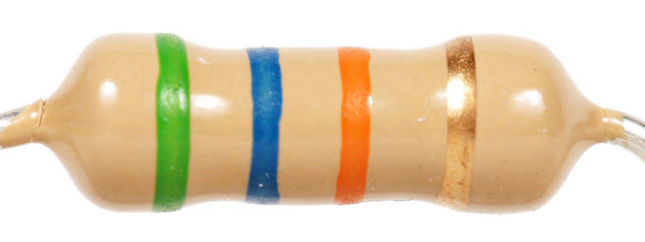
#> input picture git_hup_resistor.jpg, 645 x 242 px, found by its file name
$ python scratch.py
#> lines starting #> are read from the running program, lines starting #| are printed output that depends on the picture; after the words box and inside, x2 and y2 are one past the last pixel; in counts of white or black regions, pixels touching at a corner belong together
import cv2 as cv
import numpy as np
import os

Colour_Range = [
    [(0, 0, 0), (255, 255, 20), "BLACK", 0, (0, 0, 0)],
    [(0, 90, 10), (15, 250, 100), "BROWN", 1, (0, 51, 102)],
    [(0, 30, 80), (10, 255, 200), "RED", 2, (0, 0, 255)],
    [(5, 150, 150), (15, 235, 250), "ORANGE", 3, (0, 128, 255)],  # ok
    [(50, 100, 100), (70, 255, 255), "YELLOW", 4, (0, 255, 255)],
    [(45, 100, 50), (75, 255, 255), "GREEN", 5, (0, 255, 0)],  # ok
    [(100, 150, 0), (140, 255, 255), "BLUE", 6, (255, 0, 0)],  # ok
    [(120, 40, 100), (140, 250, 220), "VIOLET", 7, (255, 0, 127)],
    [(0, 0, 50), (179, 50, 80), "GRAY", 8, (128, 128, 128)],
    [(0, 0, 90), (179, 15, 250), "WHITE", 9, (255, 255, 255)],
]


Red_top_low = (160, 30, 80)
Red_top_high = (179, 255, 200)


def Best_k_filling (binary_image):

    Dtransform=cv.distanceTransform(binary_image, distanceType=cv.DIST_L2, maskSize=5)

    _, maxValue, _, _ = cv.minMaxLoc(Dtransform)

    if int(maxValue) % 2 ==0 :
        maxValue +=1
    if  int(maxValue) < 3  :
        maxValue = 3


    k_fill = cv.getStructuringElement(cv.MORPH_RECT, (int(maxValue*0.9), int(maxValue*0.9)) )

    return k_fill

def find_color_band(image):
    image_hight, image_width = image.shape[:2] # for valid contours

    image_biltrate= cv.bilateralFilter(image, 40, 90, 90) # the values was taken from websites
    image_gray    = cv.cvtColor(image_biltrate, cv.COLOR_BGR2GRAY)
    image_hsv     = cv.cvtColor(image_biltrate, cv.COLOR_BGR2HSV)
    thr= cv.adaptiveThreshold(image_gray, 255, cv.ADAPTIVE_THRESH_MEAN_C, cv.THRESH_BINARY, 79, 3) # the values was taken from websites
    thr_inv= cv.bitwise_not(thr)
    cv.imshow("test", thr_inv)

    all_bands=[]

    for  i,clr in enumerate(Colour_Range):
        mask = cv.inRange(image_hsv,clr[0], clr[1])
        if clr[2] == "RED":
            red_mask= cv.inRange(image_hsv, Red_top_low, Red_top_high)
            mask= cv.bitwise_or(mask, red_mask)
        mask=cv.bitwise_and(mask, thr_inv, mask)
        cv.imshow("mask", mask)

        contour_s, _ = cv.findContours(mask, cv.RETR_EXTERNAL, cv.CHAIN_APPROX_SIMPLE)


        for cont in contour_s :
            if validContours(cont, image_hight, image_width):
                cv.drawContours(image, [cont], -1, (0, 255, 0), 2)

                band=[]
                band.append(clr[2])
                band.append(clr[3])


                x, y, _, _ = cv.boundingRect(cont) # I need to make a function to return a valid countor

                band.append(( x, y ))
                all_bands.append(band)


    rearrange_bands= sorted(all_bands, key=lambda b: b[2][0], reverse=False)  #final step rearrange the bands to ready to extract values
    print(rearrange_bands)
    cv.imshow("the final result", image)


    cv.waitKey(0)
    cv.destroyAllWindows()


def validContours(countors, img_h, img_w):
    area = cv.contourArea(countors)
    x, y, w, h = cv.boundingRect(countors)

    min_area = (img_h * img_w) * 0.003

    aspect_ratio = float(w) / h

    extent = float(area) / (w * h)

    if area > min_area and aspect_ratio < 0.85 and extent > 0.5:
        return True

    return False


image= cv.imread(r"C:\Users\hp\Downloads\python\git_hup_resistor.jpg")
#> image is the input picture: shape (242, 645, 3); mean B, G, R 183.6, 210.5, 227


imag_gray= cv.cvtColor(image, cv.COLOR_BGR2GRAY )

#--------------------filtering---------------------

filter= cv.bilateralFilter(imag_gray, 9, sigmaColor=10, sigmaSpace=10 )
ret1, th1 =cv.threshold(filter, None, 255, cv.THRESH_BINARY_INV + cv.THRESH_OTSU)
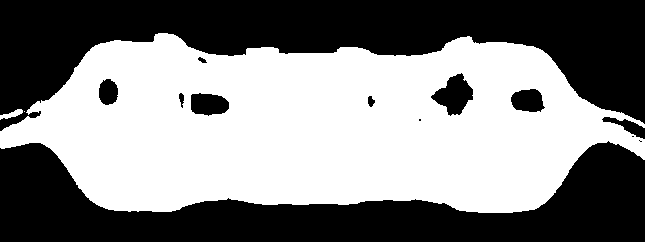
#> th1: shape (242, 645); 51.7% white; 13 black regions (3 under 20 px), largest, box (x1, y1, x2, y2) and area: (0, 0, 645, 131) 40036, (0, 141, 645, 242) 32146, (431, 73, 473, 116) 1003
#> ret1 = 213

#--------------------filling   ---------------------

k_fill = Best_k_filling(th1)
#> in Best_k_filling, `Dtransform=cv.distanceTransform(binary_image, distanceType=cv.DIST_L2,..`:
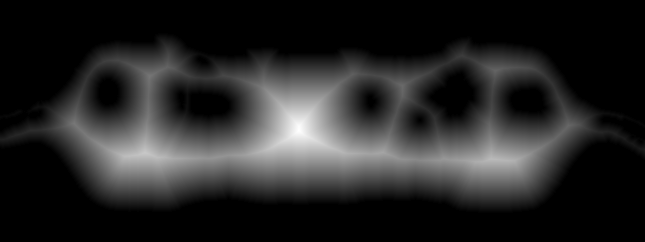
#> Dtransform: shape (242, 645) float32; min 0, max 74.33, mean 11.2; drawn with min black and max white
#> in Best_k_filling, `_, maxValue, _, _ = cv.minMaxLoc(Dtransform)`: maxValue = 74.33
#> in Best_k_filling, `maxValue +=1`: maxValue = 75.33
#> in Best_k_filling, `k_fill = cv.getStructuringElement(cv.MORPH_RECT, (int(maxValue*0.9), i..`: k_fill: shape (67, 67); every value is 1
filling_image = cv.morphologyEx(th1, cv.MORPH_CLOSE, k_fill)
#> filling_image: shape (242, 645); 58.9% white; 5 black regions, box (x1, y1, x2, y2) and area: (168, 0, 645, 111) 27149, (0, 0, 158, 104) 10965, (181, 202, 455, 242) 10434, (0, 149, 105, 242) 7920, (537, 160, 645, 242) 7739

#--------------------distance transform  ---------------------
Dtransform=cv.distanceTransform(filling_image, distanceType=cv.DIST_L2, maskSize=5)
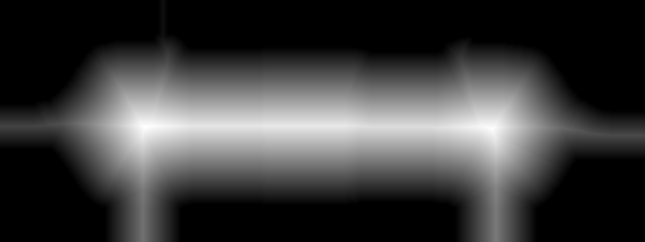
#> Dtransform: shape (242, 645) float32; min 0, max 87.08, mean 20.6; drawn with min black and max white
minValue, maxValue, minLoc, maxLoc = cv.minMaxLoc(Dtransform)
#> minValue = 0; maxValue = 87.08; minLoc = (0, 0); maxLoc = (145, 127)

#--------------------distance threshold  ---------------------

ret2, th_distance =cv.threshold(Dtransform, maxValue*0.35, 255, cv.THRESH_BINARY )
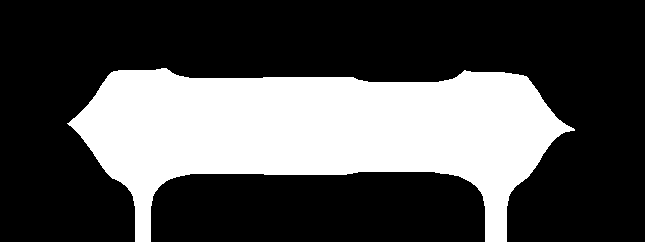
#> th_distance: shape (242, 645) float32; 31% white; 1 white region, box (x1, y1, x2, y2) and area: (67, 68, 575, 242) 48382
#> ret2 = 30.48
N_image= cv.normalize(th_distance, None, 0, 255, cv.NORM_MINMAX)
th_distance_image= np.uint8(N_image)
#> th_distance_image: shape (242, 645); 31% white; 1 white region

#--------------------distance threshold  ---------------------
contor, hierarchy =cv.findContours(th_distance_image, cv.RETR_EXTERNAL, cv.CHAIN_APPROX_SIMPLE)
#> contor = 1 contour; box (x1, y1, x2, y2) and area: (67, 68, 575, 242) 47760

if len (contor) >0 :

    c_max= max(contor, key=cv.contourArea)
#> c_max = contour of 287 points, box (x1, y1, x2, y2) (67, 68, 575, 242), area 47760

    rectangle= cv.minAreaRect(c_max)
#> rectangle = ((320.5, 154.5), (173, 507), -90)
    center, (w_rect, h_rect), angle =rectangle
#> center = (320.5, 154.5); w_rect = 173; h_rect = 507; angle = -90


    if w_rect < h_rect : #check if the image is horizantal
        angle= angle+90
#> angle = 0
        w_rect, h_rect= h_rect, w_rect
#> w_rect = 507; h_rect = 173


    h_img, w_img =image.shape[:2]
#> h_img = 242; w_img = 645

    M=cv.getRotationMatrix2D(center, angle,1 )
#> M = [[1, 0, 0], [0, 1, 0]]

    rotating_image= cv.warpAffine(image, M, ( w_img,h_img) )


#--------------------croping a image ---------------------
crop_image = cv.getRectSubPix(rotating_image, (int(w_rect  ), int(h_rect*1.3 )), center )

find_color_band(crop_image)
#> in find_color_band, `image_hsv     = cv.cvtColor(image_biltrate, cv.COLOR_BGR2HSV)`: image_hsv: shape (224, 507, 3); mean H, S, V 18, 81.1, 226.6
#> in find_color_band, `thr= cv.adaptiveThreshold(image_gray, 255, cv.ADAPTIVE_THRESH_MEAN_C, ..`:
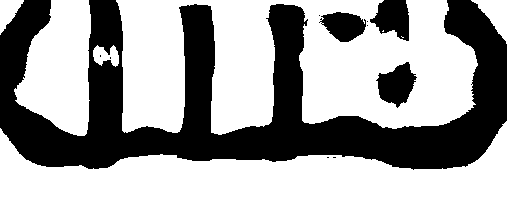
#> thr: shape (224, 507); 65.4% white; 11 black regions (7 under 20 px), largest, box (x1, y1, x2, y2) and area: (0, 0, 507, 170) 36176, (376, 62, 417, 108) 1123, (370, 0, 409, 41) 1080, (319, 12, 366, 42) 942
#> the loop in find_color_band, `for  i,clr in enumerate(Colour_Range):` made 10 passes
#> contour_s on pass 10: 27 contours, all with area under 20
#> after the loop in find_color_band, `for  i,clr in enumerate(Colour_Range):`:
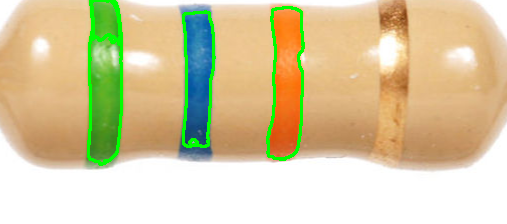
#> image: shape (224, 507, 3); mean B, G, R 161.1, 201.8, 214.6
#> after the loop in find_color_band, `for  i,clr in enumerate(Colour_Range):`:
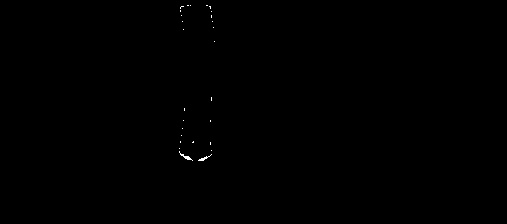
#> mask: shape (224, 507); 0.1% white in thin lines or dots, all inside (x1, y1, x2, y2) = (179, 5, 215, 161)
#> after the loop in find_color_band, `for  i,clr in enumerate(Colour_Range):`: all_bands = [['ORANGE', 3, (267, 7)], ['YELLOW', 4, (91, 0)], ['GREEN', 5, (88, 0)], ['BLUE', 6, (183, 11)]]
#> in find_color_band, `rearrange_bands= sorted(all_bands, key=lambda b: b[2][0], reverse=False)`: rearrange_bands = [['GREEN', 5, (88, 0)], ['YELLOW', 4, (91, 0)], ['BLUE', 6, (183, 11)], ['ORANGE', 3, (267, 7)]]
#| [['GREEN', 5, (88, 0)], ['YELLOW', 4, (91, 0)], ['BLUE', 6, (183, 11)], ['ORANGE', 3, (267, 7)]]
